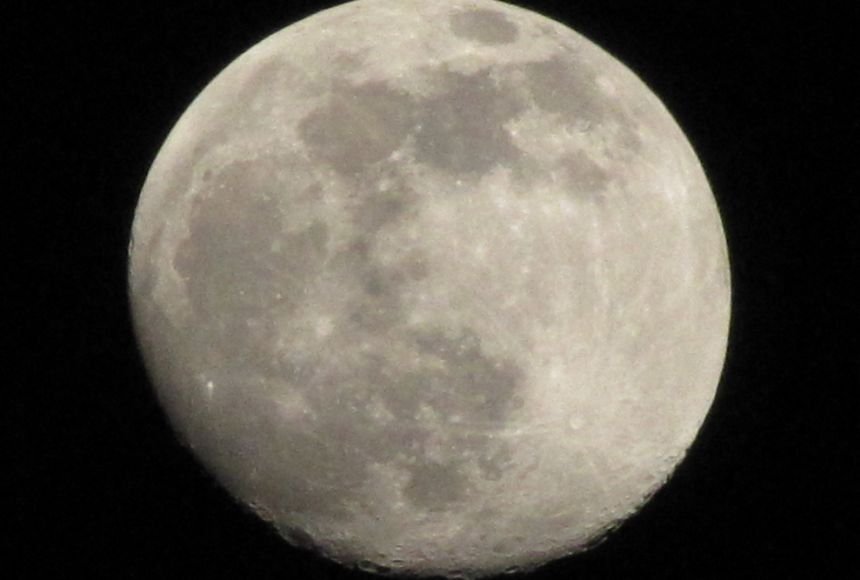
#> input picture image-sharpening/full-moon.jpg, 860 x 580 px, found by its file name
$ jupyter execute sharpening_filter_comparison.ipynb
#> lines starting #> are read from the running program, lines starting #| are printed output that depends on the picture; after the words box and inside, x2 and y2 are one past the last pixel; in counts of white or black regions, pixels touching at a corner belong together
[cell 1]
##canny edge
import cv2
import matplotlib.pyplot as plt

# Read image
img = cv2.imread('/content/sample_data/full-moon.jpg', 0)
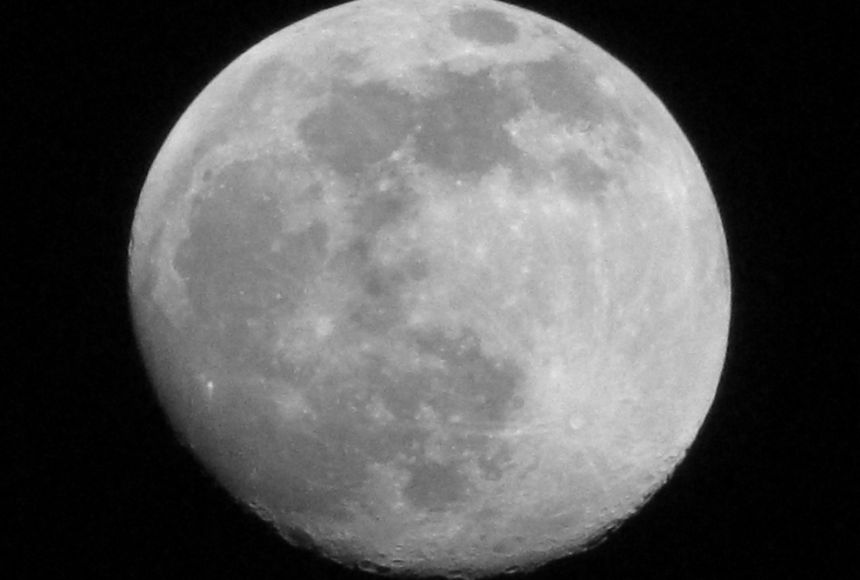
#> img: shape (580, 860); min 0, max 232, mean 88.3

# Apply Canny
edges = cv2.Canny(img, 100, 200)
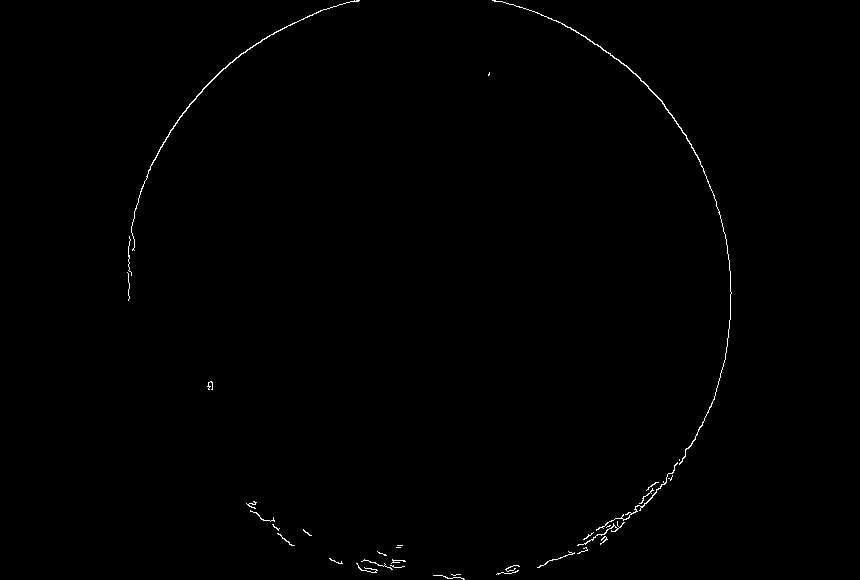
#> edges: shape (580, 860); 0.42% white in thin lines or dots, all inside (x1, y1, x2, y2) = (127, 0, 732, 580)

# Display
plt.imshow(edges, cmap='gray')
plt.title("Canny Edge Detection")
plt.axis('off')
plt.show()

[cell 2]
# Experiment 5: Highboost Filtering

import cv2
import numpy as np
import matplotlib.pyplot as plt

# Read image
img = cv2.imread('/content/sample_data/full-moon.jpg', 0)

# 1. Define the 'blur' variable (required for the formula)
blur = cv2.GaussianBlur(img, (3,3), 0)

# 2. Set the boosting factor
A = 2.5 # Try different values like 1.0, 1.5, 3.0

# 3. Apply the Highboost formula
# Corrected typo: 'addweighted' -> 'addWeighted'
highboost = cv2.addWeighted(img, A, blur, -1, 0)
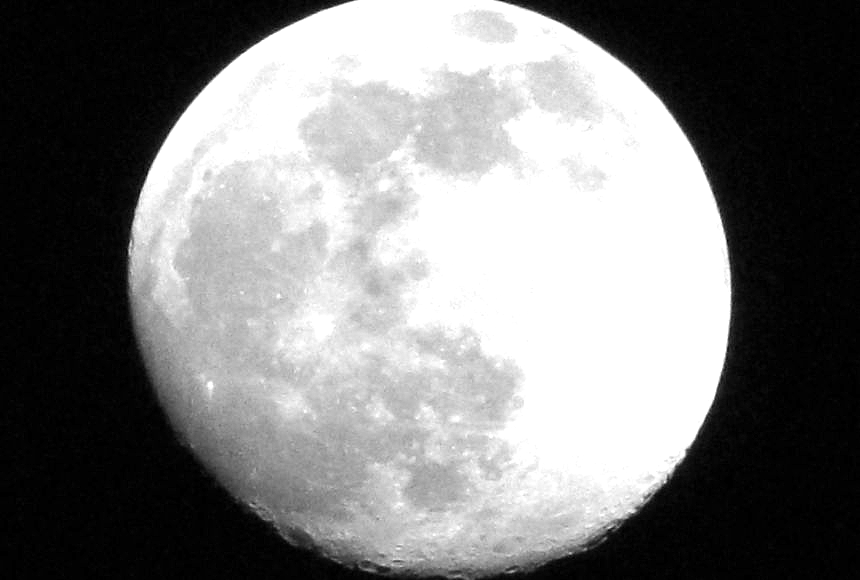
#> highboost: shape (580, 860); min 0, max 255, mean 125.8

# Display
plt.imshow(highboost, cmap='gray')
plt.title("Highboost Filtering (A=2.5)")
plt.axis('off')
plt.show()
